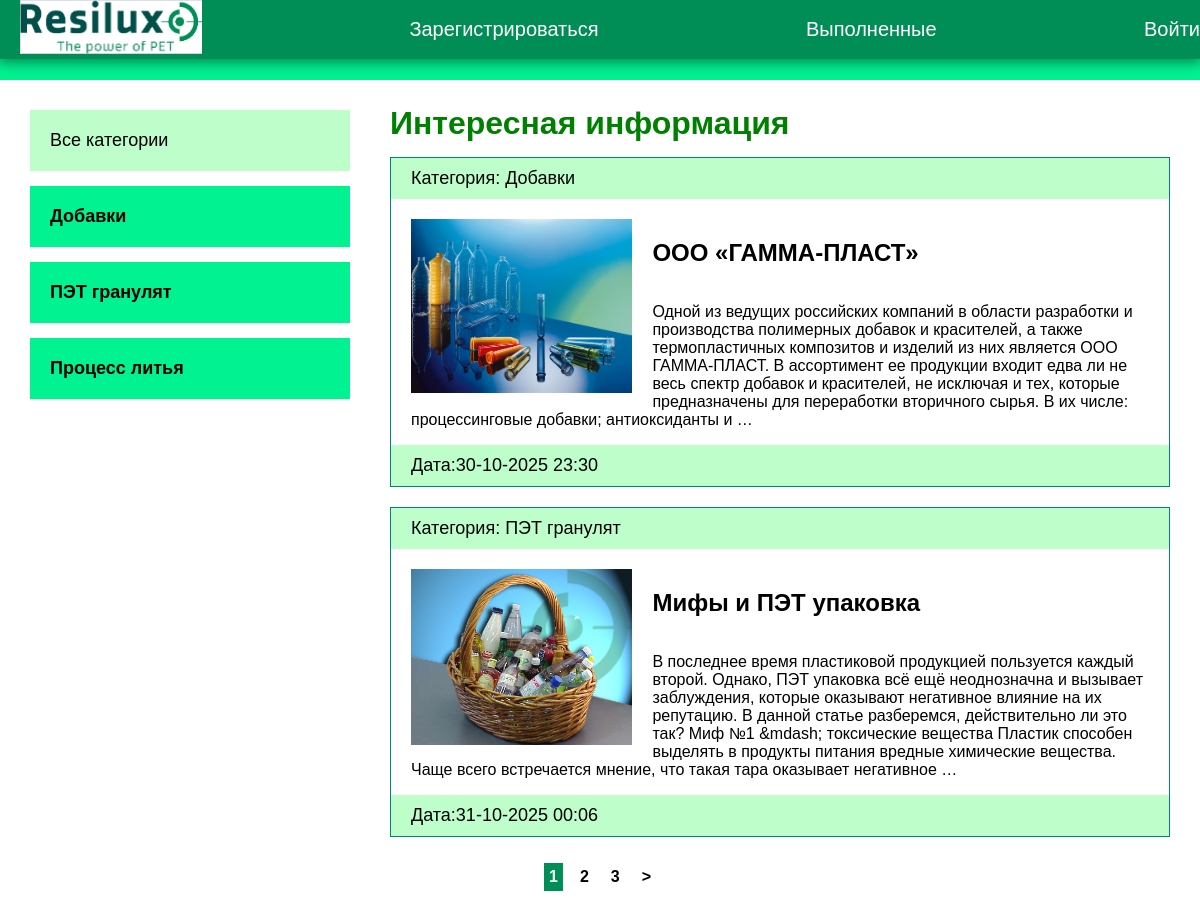
Screenshot of /blog/ with the database file from the repository.
### blog/models.py (models this page shows, shortened)
class Category(models.Model):
    name = models.CharField(max_length=100, verbose_name="Категория")
    slug = models.SlugField(max_length=100, unique=True, verbose_name="URL")
    def __str__(self):
        return self.name
    def get_absolute_url(self):
        return reverse('category', kwargs={'cat_slug': self.slug})
    class Meta:
        verbose_name = "категорию"
        verbose_name_plural = "категории"

class Blog(models.Model):
    title = models.CharField(max_length=250, verbose_name="Название")
    slug = models.SlugField(max_length=255, unique=True, verbose_name="URL")
    content = models.TextField(blank=True, verbose_name="Содержание")
    photo = models.ImageField(upload_to='photos/%Y/%m/%d/', blank=True, verbose_name="Фото")
    time_created = models.DateTimeField(auto_now_add=True, verbose_name="Дата публикации")
    time_update = models.DateTimeField(auto_now=True, verbose_name="Дата обновления")
    is_published = models.BooleanField(default=True, verbose_name="Опубликовано")
    cat = models.ForeignKey('Category', on_delete=models.PROTECT, verbose_name="Категория")
    def get_absolute_url(self):
        return reverse('post', kwargs={'post_slug': self.slug})
    class Meta:
        verbose_name = "новость"
        verbose_name_plural = "новости"
        ordering = ["-time_created"]

### blog/views.py (the view)
# urls.py: path('', BlogHome.as_view(), name='index'),
class BlogHome(DataMixin, ListView):
    model = Blog
    template_name = "blog/index.html"
    context_object_name = 'posts'
    def get_context_data(self, *, object_list=None, **kwargs):
        context = super().get_context_data(**kwargs)
        c_def = self.get_user_context(title="Интересная информация")
        return dict(list(context.items()) + list(c_def.items()))
    def get_queryset(self):
        return Blog.objects.filter(is_published=True).select_related('cat')

### blog/templatetags/blog_tags.py (called while the page is built)
@register.inclusion_tag('blog/list_categories.html')
def show_categories(sort=None, cat_selected=0):
    if not sort:
        cats = Category.objects.all()
    else:
        cats = Category.objects.order_by(sort)
    return {"cats": cats, "cat_selected": cat_selected}

### blog/utils.py (called while the page is built)
    def get_user_context(self, **kwargs):
        context = kwargs
        cats = Category.objects.annotate(Count('blog'))
        context['cats'] = cats
        if 'cat_selected' not in context:
            context['cat_selected'] = 0
        return context

### blog/templates/blog/index.html (shortened to what this page needs)
{% extends 'tasks/base.html' %}
{% load blog_tags %}
{% load static %}
{% block content %}
<div class="info">
    <div class="sidebar">
        <ul>
            {% if cat_selected == 0 %}
            <li class="selected">Все категории</li>
            {% else %}
            <li><a href="{% url 'index' %}">Все категории</a></li>
            {% endif %}
            {% for c in cats %}
                {% if c.blog__count > 0 %}
                    {% if c.pk == cat_selected %}
                    <li class="selected">{{ c.name }}</li>
                    {% else %}
                    <li><a href="{{ c.get_absolute_url }}">{{ c.name }}</a></li>
                    {% endif %}
                {% endif %}
            {% endfor %}
        </ul>
    </div>
    <div class="main">
        <ul><h1>Интересная информация</h1>
            {% for p in posts %}
            <li>
                <p class="first">Категория: {{ p.cat }}</p>
                <div class="text">
                    {% if p.photo %}
                    <img src="{{ p.photo.url }}" class="image" alt="">
                    {% else %}
                    <img src="{% static 'blog/overview.jpg' %}" class="image"  alt="">
                    {% endif %}
                    <h2><a href="{{ p.get_absolute_url }}">{{ p.title }}</a></h2>
                    <p>{{ p.content|striptags|truncatewords:55 }}</p>
                </div>
                <p class="date">Дата:{{ p.time_update|date:"d-m-Y H:i" }}</p>
            </li>
            {% endfor %}
        </ul>
    </div>
</div>
{% if page_obj.has_other_pages %}
    <ul class="list-pages">
        {% for p in paginator.page_range %}
            {% if page_obj.number == p %}
            <li class="page-num page-num-selected">{{ p }}</li>
            {% elif p >= page_obj.number|add:-2 and p <= page_obj.number|add:2 %}
            <li class="page-num">
                <a href="?page={{ p }}">{{ p }}</a>
            </li>
            {% endif %}
        {% endfor %}
        {% if page_obj.has_next %}
            <li class="page-num">
                <a href="?page={{ page_obj.next_page_number }}">&gt;</a>
            </li>
        {% endif %}
    </ul>
{% endif %}
{% endblock %}

### tasks/static/css/style.css (style rules this page uses)
body { padding: 0; margin: 0; font-family: Verdana, Geneva, Tahoma, sans-serif; background: #00f291; }
h1, h2 { color: green; margin: 15px 0; }
.info { display: flex; }
.content ul { list-style: none; padding: 0; margin: 0; }
.content li { margin-bottom: 15px; }
.content a { color: #000; display: block; padding: 20px; text-decoration: none; }
.list-pages { display: flex; flex-direction: row; justify-content: center; }
.page-num { margin: 6px; font-weight: bold; }
.page-num-selected { background: #008e56; color: #fff; padding: 5px; }
.list-pages a { text-decoration: none; padding: 5px; display: block; }
.sidebar ul { width: 320px; margin-right: 40px; margin-top: 20px; }
.sidebar a { padding: 20px; display: block; bottom: 1px solid black; background: #00f291; font-weight: bold; font-size: 18px; }
.selected { font-size: 18px; padding: 20px; bottom: 1px solid black; background: #bdfeca; }
.main li { border: 1px solid teal; margin-bottom: 20px; }
.first, .date { padding: 10px 20px; background: #bdfeca; font-size: 18px; margin: 0; }
.image { max-width: 30%; float: left; margin-right: 20px; }
.text { padding: 20px 20px 0; }
.text h2 { margin-top: 0; }
.text a { padding-left: 0; }

### rows the page displays
Category: name "Добавки"
Category: name "ПЭТ гранулят"
Category: name "Процесс литья"
Blog: cat "Добавки", title "ООО «ГАММА-ПЛАСТ»", content "Одной из ведущих российских компаний в области разработки и производства полимерных добавок и красителей, а также термопластичных композитов и изделий из них является ООО ГАММА-ПЛАСТ. В ассортимент ее продукции входит едва ли не весь спектр добавок и красителей, не исключая и тех, которые предназначены для переработки вторичного сырья. В их числе: процессинговые добавки; антиоксиданты и …", time_update "30-10-2025 23:30"
Blog: cat "ПЭТ гранулят", photo (picture), title "Мифы и ПЭТ упаковка", content "В последнее время пластиковой продукцией пользуется каждый второй. Однако, ПЭТ упаковка всё ещё неоднозначна и вызывает заблуждения, которые оказывают негативное влияние на их репутацию. В данной статье разберемся, действительно ли это так? Миф №1 &mdash; токсические вещества Пластик способен выделять в продукты питания вредные химические вещества. Чаще всего встречается мнение, что такая тара оказывает негативное …", time_update "31-10-2025 00:06"

### other values shown
{{ p }} "1"
{{ p }} "2" "3"
